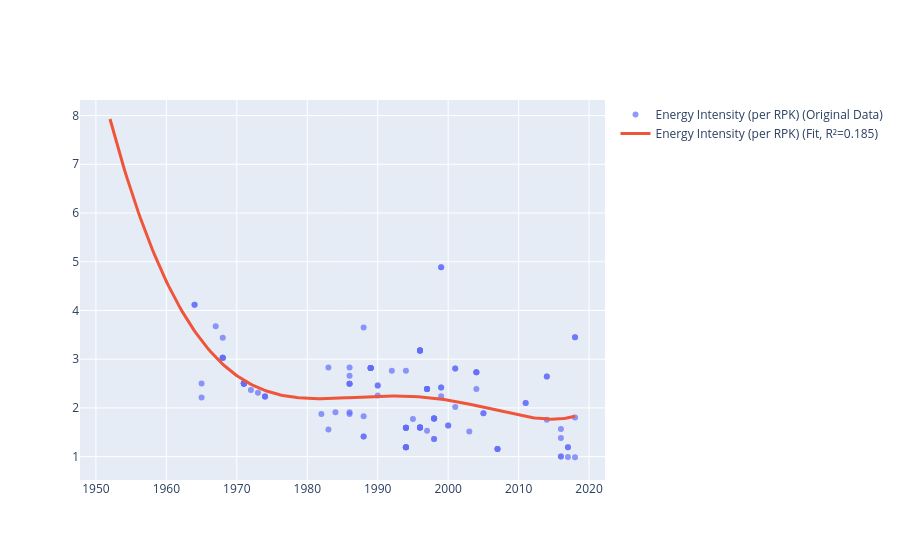

Notebook source saved alongside this figure:
### Code cell
poly_ei = _compute_polynomials_from_dataframe(
    df_merged,
    col_name_x='YOI',
    col_name_y='Energy Intensity (per RPK)',
    degree=5,
    plot=True
)

### Figure 1 — Plotly figure (JSON) as saved in the notebook; plotly's stock layout.template omitted (floating-point values rounded to 4 significant figures; data arrays with more than 128 entries replaced by an {"elided": "..."} marker saying what was removed)
{"data": [{"marker": {"opacity": 0.7}, "mode": "markers", "name": "Energy Intensity (per RPK) (Original Data)", "type": "scatter", "x": {"elided": "144 float values"}, "y": {"elided": "144 float values"}}, {"line": {"width": 3}, "mode": "lines", "name": "Energy Intensity (per RPK) (Fit, R²=0.185)", "type": "scatter", "x": {"elided": "200 float values"}, "y": {"elided": "200 float values"}}], "layout": {}}
